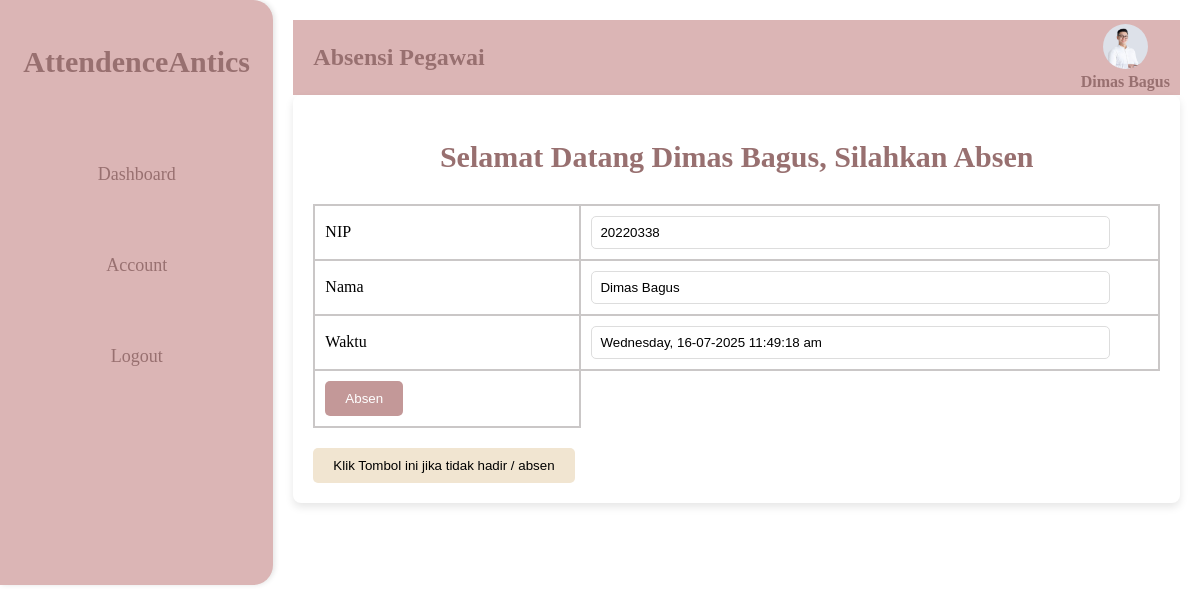
Screenshot of /karyawan/index.php?m=awal (signed in) with the database file from the repository.
### tables this page shows
CREATE TABLE `tbl_karyawan` (
  `id_karyawan` int(15) NOT NULL,
  `username` varchar(50) NOT NULL,
  `password` varchar(50) NOT NULL,
  `nama` varchar(255) NOT NULL,
  `tmp_tgl_lahir` varchar(255) NOT NULL,
  `jenkel` varchar(20) NOT NULL,
  `agama` varchar(255) NOT NULL,
  `alamat` text NOT NULL,
  `no_tel` varchar(20) NOT NULL,
  `jabatan` varchar(255) NOT NULL,
  `foto` varchar(255) NOT NULL
);

### karyawan/awal.php (the view, shortened to what this page needs)
<!DOCTYPE html>
<html lang="en">
<head>
    <link href="styledashboard.css" rel="stylesheet" media="all">
</head>
<body>
    <div class="page-wrapper">
        <aside class="sidebar">
            <h1>AttendenceAntics</h1>
            <nav class="menu-sidebar">
                <ul>
                    <li><a href="">Dashboard</a></li>
                    <li><a href="?m=karyawan&s=profil"> Account</a></li>
                    <li><a href="logout.php">Logout</a></li>
                </ul>
            </nav>
        </aside>
        <div class="page-container">
            <header class="header-desktop">
                    <h3> Absensi Pegawai </h3>
                <div class="header-profile">
                    <?php
                    $id = $_SESSION['idsi'];
                    include '../koneksi.php';
                    $sql = "SELECT * FROM tbl_karyawan WHERE id_karyawan = '$id'";
                    $query = mysqli_query($koneksi, $sql);
                    $r = mysqli_fetch_array($query);
                    ?>
                        <div class="account-item">
                            <div class="image">
                                <img src="../images/<?php echo $r['foto']; ?>" class="img-circle" alt="<?php echo $r['nama']; ?>" />
                            </div>
                            <div class="nama">
                                <?php echo $r['nama']; ?>
                            </div>
                        </div>
                </div>
            </header>
            <main class="main-content">
                    <div class="judulatas">
                        <h2>Selamat Datang <?php echo $_SESSION['namasi']; ?>, Silahkan Absen</h2>
                    </div>
                    <form action="dt_absen_sv.php" method="post">
                        <table class="tabel-absen">
                            <tr>
                                <td>NIP</td>
                                <td>
                                    <input type="text" readonly class="form-control" name="id_karyawan" value="<?php echo $_SESSION['idsi']; ?>">
                                </td>
                            </tr>
                            <tr>
                                <td>Nama</td>
                                <td><input type="text" class="form-control" name="nama" readonly value="<?php echo $_SESSION['namasi']; ?>"></td>
                            </tr>
                            <tr>
                                <td>Waktu</td>
                                <td><input type="text" class="form-control" value="<?php echo date('l, d-m-Y h:i:s a'); ?>" name="waktu" readonly></td>
                            </tr>
                            <tr>
                                <td><button type="submit" name="simpan" class="btnhadir">Absen</button></td>
                            </tr>
                        </table>
                    </form>
                    <div class="tidakhadir">
                        <a href="?m=karyawan&s=title"><button class="btntidakhadir">Klik Tombol ini jika tidak hadir / absen</button></a>
                    </div>
            </main>
        </div>
    </div>
</body>
</html>

### karyawan/styledashboard.css (style rules this page uses)
body { margin: 0; padding: 0; border: 0; }
.page-wrapper { display: flex; background-color: #ffffff; }
.sidebar { width: 250px; background-color: #DBB5B5; padding: 20px; box-shadow: 2px 0 5px rgba(0, 0, 0, 0.1); height: 545px; border-radius: 0px 20px 20px 0px; justify-items: center; }
.sidebar h1 { font-size: 30px; color: #987070; text-align: center; margin-bottom: 70px; }
.menu-sidebar ul { list-style: none; margin: 0px; padding: 0px; }
.menu-sidebar ul li { margin-bottom: 40px; text-align: center; }
.menu-sidebar ul li a { text-decoration: none; color: #987070; font-size: 18px; border-radius: 10px; padding: 15px; margin: 20px; }
.menu-sidebar li a { color: #ecf0f1; text-decoration: none; border-radius: 5px; transition: background-color 0.3s; display: block; }
.page-container { width: 950px; padding: 20px; }
.header-desktop { background-color: #DBB5B5; padding: 0px; display: flex; justify-content: space-between; align-items: center; }
.header-desktop h3 { background-color: #DBB5B5; padding-left: 20px; justify-content: space-between; align-items: center; font-size: 24px; color:#987070; }
.header-profile { padding-right: 10px; text-align: center; }
.account-item .image img { width: 45px; height: 45px; border-radius: 50%; object-fit: cover; }
.account-item .nama { color: #987070; font-weight: bold; text-decoration: none; }
.main-content { background-color: #fff; padding: 20px; border-radius: 8px; box-shadow: 0 4px 8px rgba(0, 0, 0, 0.1); }
.judulatas { text-align: center; margin-bottom: 20px; color: #987070; font-size: 20px; }
.tabel-absen { width: 100%; border-collapse: collapse; margin-top: 30px; }
.tabel-absen td { padding: 10px; border: 2px solid #cac7c7; }
.form-control { width: 90%; padding: 8px; border-radius: 5px; border: 1px solid #ddd; }
.btnhadir { background-color: #C39898; color: #fff; border: none; padding: 10px 20px; border-radius: 5px; cursor: pointer; text-align: center; justify-content: center; }
.btntidakhadir { margin-top: 20px; background-color: #F1E5D1; color: #000; border: none; padding: 10px 20px; border-radius: 5px; cursor: pointer; }

### rows the page displays
tbl_karyawan: foto (picture), nama "Dimas Bagus"

### other values shown
$_SESSION['namasi'] "Dimas Bagus"
